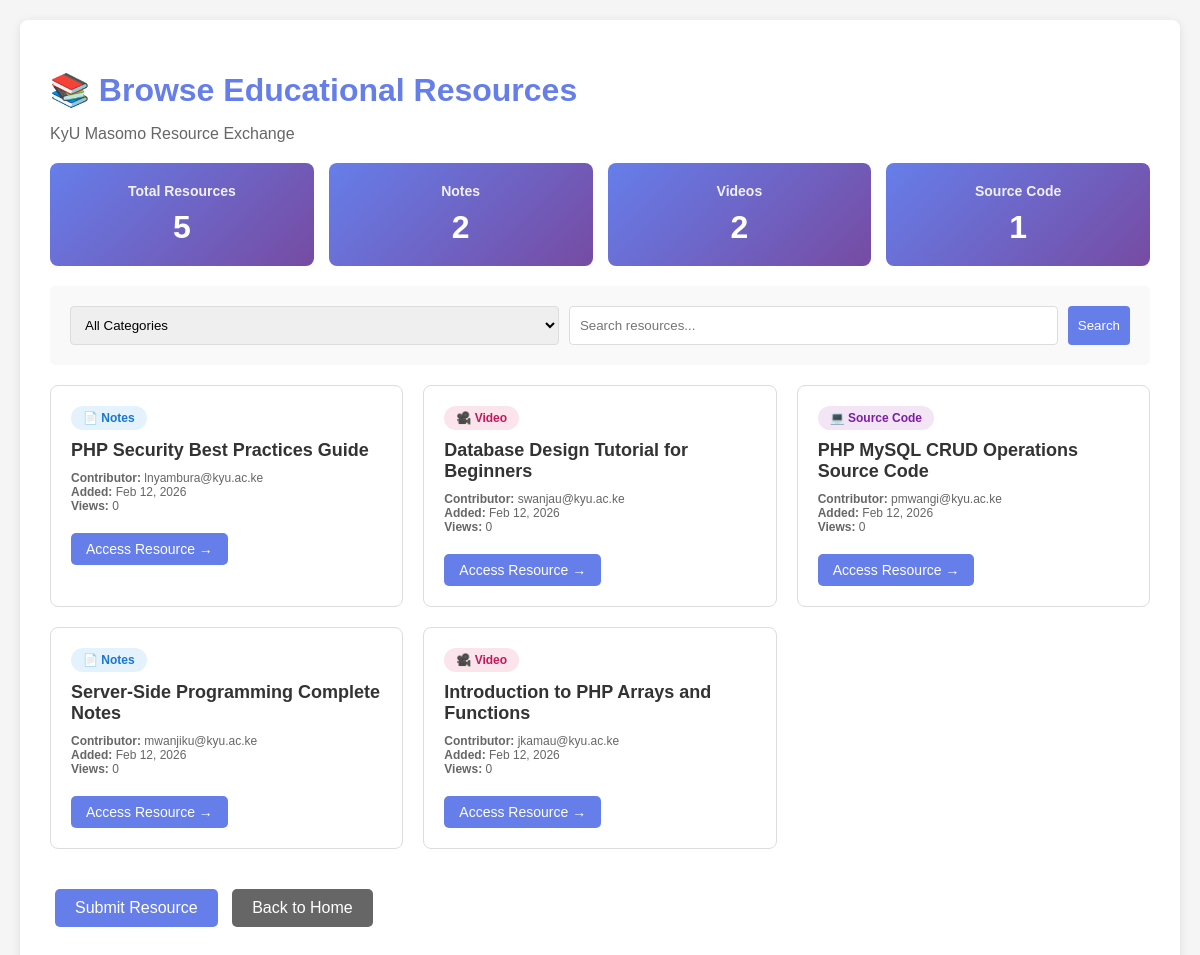
The page /masomo_resource_exchange/browse_resources.php on the database its author committed.
### tables this page shows
CREATE TABLE IF NOT EXISTS educational_resources (
    id INT AUTO_INCREMENT PRIMARY KEY,
    resource_title VARCHAR(200) NOT NULL,
    resource_category ENUM('Notes', 'Video', 'Source Code') NOT NULL,
    resource_url VARCHAR(500) NOT NULL,
    contributor_email VARCHAR(100) NOT NULL,
    submission_date TIMESTAMP DEFAULT CURRENT_TIMESTAMP,
    views INT DEFAULT 0,
    is_approved BOOLEAN DEFAULT TRUE,
    INDEX idx_category (resource_category),
    INDEX idx_email (contributor_email),
    INDEX idx_date (submission_date)
);

### masomo_resource_exchange/browse_resources.php (the view, shortened to what this page needs)
<?php
$conn = getDBConnection();
$records_per_page = 5;
$page = isset($_GET['page']) ? (int)$_GET['page'] : 1;
$offset = ($page - 1) * $records_per_page;
$searchQuery = isset($_GET['search']) ? trim($_GET['search']) : '';
$whereConditions = [];
$params = [];
$types = '';
$whereClause = !empty($whereConditions) ? "WHERE " . implode(" AND ", $whereConditions) : "";
$countSql = "SELECT COUNT(*) as total FROM educational_resources $whereClause";
$countStmt = $conn->prepare($countSql);
$countStmt->execute();
$totalRecords = $countStmt->get_result()->fetch_assoc()['total'];
$sql = "SELECT * FROM educational_resources $whereClause ORDER BY submission_date DESC LIMIT ? OFFSET ?";
$params[] = $records_per_page;
$params[] = $offset;
$types .= 'ii';
$stmt = $conn->prepare($sql);
if (!empty($params)) {
    $stmt->bind_param($types, ...$params);
}
$stmt->execute();
$result = $stmt->get_result();
$statsSql = "SELECT resource_category, COUNT(*) as count FROM educational_resources GROUP BY resource_category";
$statsResult = $conn->query($statsSql);
$stats = [];
while ($row = $statsResult->fetch_assoc()) {
    $stats[$row['resource_category']] = $row['count'];
}
?>
<!DOCTYPE html>
<html lang="en">
<head>
</head>
<body>
    <div class="container">
        <h1>📚 Browse Educational Resources</h1>
        <p style="color: #666;">KyU Masomo Resource Exchange</p>
        <div class="stats-grid">
            <div class="stat-card">
                <h3>Total Resources</h3>
                <div class="number"><?php echo $totalRecords; ?></div>
            </div>
            <div class="stat-card">
                <h3>Notes</h3>
                <div class="number"><?php echo isset($stats['Notes']) ? $stats['Notes'] : 0; ?></div>
            </div>
            <div class="stat-card">
                <h3>Videos</h3>
                <div class="number"><?php echo isset($stats['Video']) ? $stats['Video'] : 0; ?></div>
            </div>
            <div class="stat-card">
                <h3>Source Code</h3>
                <div class="number"><?php echo isset($stats['Source Code']) ? $stats['Source Code'] : 0; ?></div>
            </div>
        </div>
        <form method="GET" class="filters">
            <select name="category">
                <option value="">All Categories</option>
            </select>
            <input type="text" name="search" placeholder="Search resources..." value="<?php echo htmlspecialchars($searchQuery); ?>">
            <button type="submit">Search</button>
        </form>
        <?php if ($result->num_rows > 0): ?>
            <div class="resources-grid">
                <?php while ($row = $result->fetch_assoc()): ?>
                    <div class="resource-card">
                        <?php
                        $badgeClass = '';
                        switch ($row['resource_category']) {
                            case 'Notes':
                                $badgeClass = 'badge-notes';
                                $icon = '📄';
                                break;
                            case 'Video':
                                $badgeClass = 'badge-video';
                                $icon = '🎥';
                                break;
                            case 'Source Code':
                                $badgeClass = 'badge-code';
                                $icon = '💻';
                                break;
                        }
                        ?>
                        <span class="category-badge <?php echo $badgeClass; ?>">
                            <?php echo $icon . ' ' . htmlspecialchars($row['resource_category']); ?>
                        </span>
                        <div class="resource-title">
                            <?php echo htmlspecialchars($row['resource_title']); ?>
                        </div>
                        <div class="resource-meta">
                            <strong>Contributor:</strong> <?php echo htmlspecialchars($row['contributor_email']); ?><br>
                            <strong>Added:</strong> <?php echo date('M j, Y', strtotime($row['submission_date'])); ?><br>
                            <strong>Views:</strong> <?php echo $row['views']; ?>
                        </div>
                        <a href="<?php echo htmlspecialchars($row['resource_url']); ?>"
                           target="_blank"
                           class="resource-link"
                           onclick="recordView(<?php echo $row['id']; ?>)">
                            Access Resource →
                        </a>
                    </div>
                <?php endwhile; ?>
            </div>
        <?php endif; ?>
        <div style="margin-top: 30px;">
            <a href="upload_form.php" class="btn">Submit Resource</a>
            <a href="index.php" class="btn" style="background-color: #666;">Back to Home</a>
        </div>
    </div>
</body>
</html>

### masomo_resource_exchange/browse_resources.php (style rules this page uses)
body { font-family: Arial, sans-serif; margin: 0; padding: 20px; background-color: #f5f5f5; }
.container { max-width: 1200px; margin: 0 auto; background-color: white; padding: 30px; border-radius: 8px; box-shadow: 0 2px 10px rgba(0,0,0,0.1); }
h1 { color: #667eea; margin-bottom: 10px; }
.stats-grid { display: grid; grid-template-columns: repeat(auto-fit, minmax(200px, 1fr)); gap: 15px; margin: 20px 0; }
.stat-card { background: linear-gradient(135deg, #667eea 0%, #764ba2 100%); color: white; padding: 20px; border-radius: 8px; text-align: center; }
.stat-card h3 { margin: 0 0 10px 0; font-size: 14px; opacity: 0.9; }
.stat-card .number { font-size: 32px; font-weight: bold; }
.filters { background-color: #f9f9f9; padding: 20px; border-radius: 5px; margin: 20px 0; display: grid; grid-template-columns: 1fr 1fr auto; gap: 10px; }
.filters select, .filters input, .filters button { padding: 10px; border: 1px solid #ddd; border-radius: 4px; }
.filters button { background-color: #667eea; color: white; border: none; cursor: pointer; }
.resources-grid { display: grid; grid-template-columns: repeat(auto-fill, minmax(300px, 1fr)); gap: 20px; margin: 20px 0; }
.resource-card { background-color: white; border: 1px solid #ddd; border-radius: 8px; padding: 20px; transition: transform 0.2s, box-shadow 0.2s; }
.resource-title { font-size: 18px; font-weight: bold; color: #333; margin-bottom: 10px; }
.category-badge { display: inline-block; padding: 5px 12px; border-radius: 15px; font-size: 12px; font-weight: bold; margin-bottom: 10px; }
.badge-notes { background-color: #e3f2fd; color: #1976d2; }
.badge-video { background-color: #fce4ec; color: #c2185b; }
.badge-code { background-color: #f3e5f5; color: #7b1fa2; }
.resource-meta { font-size: 12px; color: #666; margin: 10px 0; }
.resource-link { display: inline-block; padding: 8px 15px; background-color: #667eea; color: white; text-decoration: none; border-radius: 5px; font-size: 14px; margin-top: 10px; }
.btn { display: inline-block; padding: 10px 20px; background-color: #667eea; color: white; text-decoration: none; border-radius: 5px; margin: 10px 5px; }

### rows shown on the page
educational_resources: resource_category "📄", resource_category "Notes", resource_title "PHP Security Best Practices Guide", contributor_email "lnyambura@kyu.ac.ke", submission_date "Feb 12, 2026", views "0"
educational_resources: resource_category "🎥", resource_category "Video", resource_title "Database Design Tutorial for Beginners", contributor_email "swanjau@kyu.ac.ke", submission_date "Feb 12, 2026", views "0"
educational_resources: resource_category "💻", resource_category "Source Code", resource_title "PHP MySQL CRUD Operations Source Code", contributor_email "pmwangi@kyu.ac.ke", submission_date "Feb 12, 2026", views "0"
educational_resources: resource_category "📄", resource_category "Notes", resource_title "Server-Side Programming Complete Notes", contributor_email "mwanjiku@kyu.ac.ke", submission_date "Feb 12, 2026", views "0"
educational_resources: resource_category "🎥", resource_category "Video", resource_title "Introduction to PHP Arrays and Functions", contributor_email "jkamau@kyu.ac.ke", submission_date "Feb 12, 2026", views "0"

### other values the page prints
$totalRecords "5"
$stats['Notes'] "2"
$stats['Video'] "2"
$stats['Source Code'] "1"
